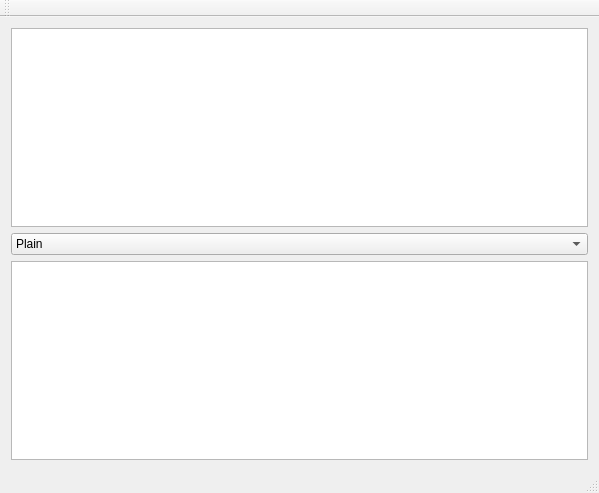
<?xml version="1.0" encoding="UTF-8"?>
<ui version="4.0">
 <class>MainWindow</class>
 <widget class="QMainWindow" name="MainWindow">
  <property name="geometry">
   <rect>
    <x>0</x>
    <y>0</y>
    <width>599</width>
    <height>493</height>
   </rect>
  </property>
  <property name="windowTitle">
   <string>MainWindow</string>
  </property>
  <widget class="QWidget" name="centralWidget">
   <layout class="QVBoxLayout" name="verticalLayout">
    <item>
     <widget class="QTextEdit" name="textEdit"/>
    </item>
    <item>
     <widget class="QComboBox" name="comboBox">
      <item>
       <property name="text">
        <string>Plain</string>
       </property>
      </item>
      <item>
       <property name="text">
        <string>Html</string>
       </property>
      </item>
     </widget>
    </item>
    <item>
     <widget class="QTextBrowser" name="textBrowser"/>
    </item>
   </layout>
  </widget>
  <widget class="QMenuBar" name="menuBar">
   <property name="geometry">
    <rect>
     <x>0</x>
     <y>0</y>
     <width>599</width>
     <height>22</height>
    </rect>
   </property>
  </widget>
  <widget class="QToolBar" name="mainToolBar">
   <attribute name="toolBarArea">
    <enum>TopToolBarArea</enum>
   </attribute>
   <attribute name="toolBarBreak">
    <bool>false</bool>
   </attribute>
  </widget>
  <widget class="QStatusBar" name="statusBar"/>
 </widget>
 <layoutdefault spacing="6" margin="11"/>
 <resources/>
 <connections/>
</ui>
